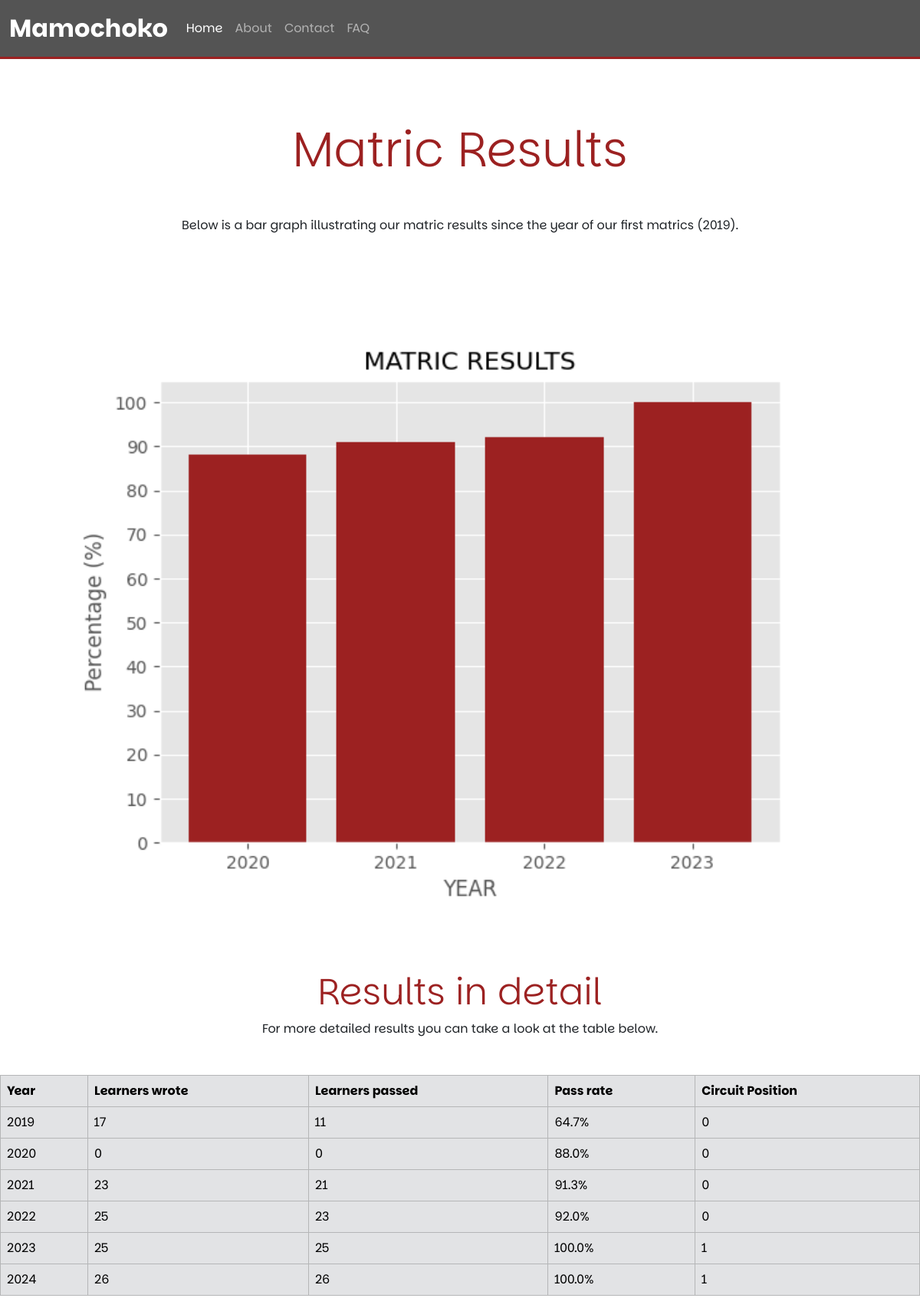
The app's page /results with its own data.
### base/models.py (models this page shows, shortened)
class Results(models.Model):
    year = models.IntegerField()
    wrote = models.IntegerField()
    passed = models.IntegerField()
    pass_rate = models.FloatField()
    position = models.IntegerField()

### base/views.py (the view)
# urls.py: path('results', views.results, name='results'),# Obsolete
def results(r):
    results = Results.objects.all()
    return render(r, 'results.html', {"results": results})

### templates/results.html (shortened to what this page needs)
{% extends 'base.html' %}
{% load static %}
{% block body %}
<center>
    <h1 class="display-3 m-5 color">Matric Results</h1>
    <p>Below is a bar graph illustrating our matric results since the year of our first matrics (2019).</p>
</center>
<div class="container p-5">
    <img src="{% static 'imgs/matric.png' %}" alt="Graph of mathic results">
</div>
<center>
    <h1 class="display-5 color">Results in detail</h1>
    <p>For more detailed results you can take a look at the table below.</p>
</center>
<div id="resultsTable">
    <table class="table table-bordered table-hover table-secondary">
        <thead>
        <tr>
            <th>Year</th>
            <th>Learners wrote</th>
            <th>Learners passed</th>
            <th>Pass rate</th>
            <th>Circuit Position</th>
        </tr>
        </thead>
        <tbody>
        {% for result in results %}
        <tr>
            <td>{{ result.year }}</td>
            <td>{{ result.wrote }}</td>
            <td>{{ result.passed }}</td>
            <td>{{ result.pass_rate }}%</td>
            <td>{{ result.position }}</td>
        </tr>
        {% endfor %}
        </tbody>
    </table>
</div>
{% endblock %}

### templates/base.html (shortened to what this page needs)
{% load static %}
<!DOCTYPE html>
<html lang="en">
<head>
  <link rel="stylesheet" href="{% static 'css/bootstrap.css' %}">
<link rel="stylesheet" href="{% static 'css/base.css' %}">
<link href="https://cdn.jsdelivr.net/npm/bootstrap@5.3.3/dist/css/bootstrap.min.css" rel="stylesheet">
</head>
<body>
    <header>
        <nav style="background-color: #545454; border-bottom: .2em solid #9c2121" class="navbar navbar-expand-lg navbar-dark">
            <div class="container-fluid">
              <a style="font-size: 2rem; font-weight: bold;" class="navbar-brand color-light" href="/">Mamochoko</a>
              <div class="collapse navbar-collapse" id="navbarNavAltMarkup">
                <div class="navbar-nav">
                  <a class="nav-link active" aria-current="page" href="/">Home</a>
                  <a class="nav-link" href="about">About</a>
                  <a class="nav-link" href="contact">Contact</a>
                  <a href="faq" class="nav-link">FAQ</a>
                </div>
              </div>
            </div>
          </nav>
    </header>
{% block body %}{% endblock %}
</body>
</html>

### static/css/base.css (style rules this page uses)
:root { --h-color: #9c2121; }
* { padding: 0; margin: 0; box-sizing: border-box; font-family: "parkinsbro"; }
.color { color: var(--h-color); }
.color-light { color: #cf6565; }

### templates/results.html (style rules this page uses)
.container img { width: 100%; }
center { padding: 2em; }

### records on screen
Results: year "2019", wrote "17", passed "11", pass_rate "64.7", position "0"
Results: year "2020", wrote "0", passed "0", pass_rate "88.0", position "0"
Results: year "2021", wrote "23", passed "21", pass_rate "91.3", position "0"
Results: year "2022", wrote "25", passed "23", pass_rate "92.0", position "0"
Results: year "2023", wrote "25", passed "25", pass_rate "100.0", position "1"
Results: year "2024", wrote "26", passed "26", pass_rate "100.0", position "1"
